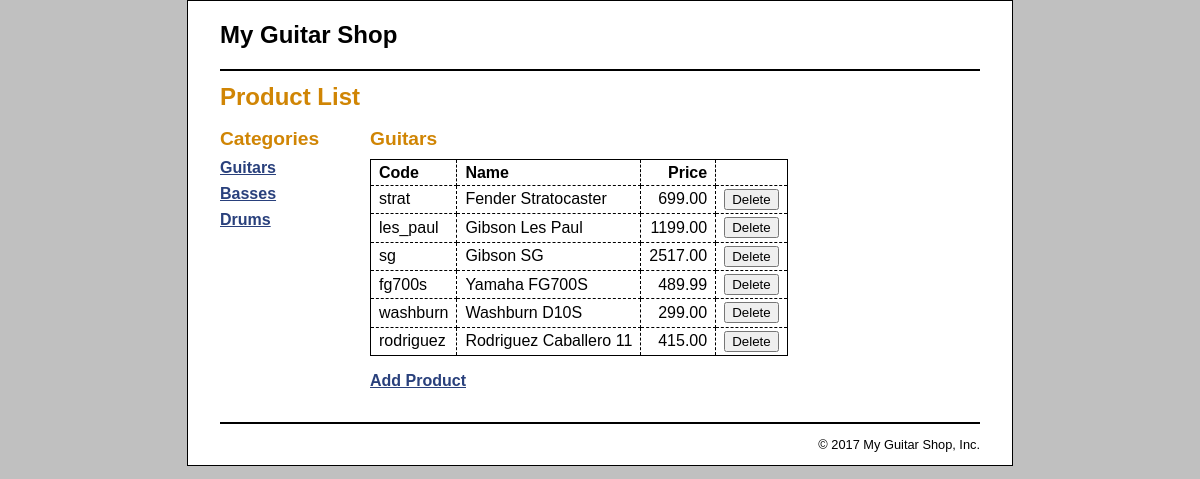
The app's page /product_manager/index.php with its own data.
### tables this page shows
CREATE TABLE `categories` (
  `categoryID` int(11) NOT NULL,
  `categoryName` varchar(255) NOT NULL
);

CREATE TABLE `products` (
  `productID` int(11) NOT NULL,
  `categoryID` int(11) NOT NULL,
  `productCode` varchar(10) NOT NULL,
  `productName` varchar(255) NOT NULL,
  `listPrice` decimal(10,2) NOT NULL
);

### model/category_db.php (called while the page is built, shortened)
<?php
function get_categories() {
    global $db;
    $query = 'SELECT * FROM categories
              ORDER BY categoryID';
    $statement = $db->prepare($query);
    $statement->execute();
    return $statement;
}
function get_category_name($category_id) {
    global $db;
    $query = 'SELECT * FROM categories
              WHERE categoryID = :category_id';
    $statement = $db->prepare($query);
    $statement->bindValue(':category_id', $category_id);
    $statement->execute();
    $category = $statement->fetch();
    $category_name = $category['categoryName'];
    return $category_name;
}
?>

### model/product_db.php (called while the page is built, shortened)
<?php
function get_products_by_category($category_id) {
    global $db;
    $query = 'SELECT * FROM products
              WHERE products.categoryID = :category_id
              ORDER BY productID';
    $statement = $db->prepare($query);
    $statement->bindValue(":category_id", $category_id);
    $statement->execute();
    $products = $statement->fetchAll();
    return $products;
}
?>

### product_manager/product_list.php (the view, shortened to what this page needs)
<?php include '../view/header.php'; ?>
<main>
    <h1>Product List</h1>
    <aside>
        <h2>Categories</h2>
        <nav>
        <ul>
        <?php foreach ($categories as $category) : ?>
            <li>
            <a href="?category_id=<?php echo $category['categoryID']; ?>">
                <?php echo $category['categoryName']; ?>
            </a>
            </li>
        <?php endforeach; ?>
        </ul>
        </nav>
    </aside>
    <section>
        <h2><?php echo $category_name; ?></h2>
        <table>
            <tr>
                <th>Code</th>
                <th>Name</th>
                <th class="right">Price</th>
                <th>&nbsp;</th>
            </tr>
            <?php foreach ($products as $product) : ?>
            <tr>
                <td><?php echo $product['productCode']; ?></td>
                <td><?php echo $product['productName']; ?></td>
                <td class="right"><?php echo $product['listPrice']; ?></td>
                <td><form action="." method="post">
                    <input type="submit" value="Delete">
                </form></td>
            </tr>
            <?php endforeach; ?>
        </table>
        <p class="last_paragraph">
            <a href="?action=show_add_form">Add Product</a>
        </p>
    </section>
</main>
<?php include '../view/footer.php'; ?>

### product_manager/index.php
<?php
require('../model/database.php');
require('../model/product_db.php');
require('../model/category_db.php');
$action = filter_input(INPUT_POST, 'action');
if ($action == NULL) {
    $action = filter_input(INPUT_GET, 'action');
    if ($action == NULL) {
        $action = 'list_products';
    }
}
if ($action == 'list_products') {
    $category_id = filter_input(INPUT_GET, 'category_id',
            FILTER_VALIDATE_INT);
    if ($category_id == NULL || $category_id == FALSE) {
        $category_id = 1;
    }
    $category_name = get_category_name($category_id);
    $categories = get_categories();
    $products = get_products_by_category($category_id);
    include('product_list.php');
} else if ($action == 'delete_product') {
    $product_id = filter_input(INPUT_POST, 'product_id',
            FILTER_VALIDATE_INT);
    $category_id = filter_input(INPUT_POST, 'category_id',
            FILTER_VALIDATE_INT);
    if ($category_id == NULL || $category_id == FALSE ||
            $product_id == NULL || $product_id == FALSE) {
        $error = "Missing or incorrect product id or category id.";
        include('../errors/error.php');
    } else {
        delete_product($product_id);
        header("Location: .?category_id=$category_id");
    }
} else if ($action == 'show_add_form') {
    $categories = get_categories();
    include('product_add.php');
} else if ($action == 'add_product') {
    $category_id = filter_input(INPUT_POST, 'category_id',
            FILTER_VALIDATE_INT);
    $code = filter_input(INPUT_POST, 'code');
    $name = filter_input(INPUT_POST, 'name');
    $price = filter_input(INPUT_POST, 'price', FILTER_VALIDATE_FLOAT);
    if ($category_id == NULL || $category_id == FALSE || $code == NULL ||
            $name == NULL || $price == NULL || $price == FALSE) {
        $error = "Invalid product data. Check all fields and try again.";
        include('../errors/error.php');
    } else {
        add_product($category_id, $code, $name, $price);
        header("Location: .?category_id=$category_id");
    }
}
?>

### view/header.php (shortened to what this page needs)
<!DOCTYPE html>
<html>
<head>
    <link rel="stylesheet" type="text/css"
          href="/book_apps/ch05_guitar_shop/main.css">
</head>
<body>
<header><h1>My Guitar Shop</h1></header>

### view/footer.php
<footer>
    <p class="copyright">
        &copy; <?php echo date("Y"); ?> My Guitar Shop, Inc.
    </p>
</footer>
</body>
</html>

### main.css (style rules this page uses)
html { background-color: rgb(192, 192, 192); }
body { font-family: Arial, Helvetica, sans-serif; width: 760px; margin: 0 auto; padding: 0 2em; background-color: white; border: 1px solid black; }
header { border-bottom: 2px solid black; padding: .5em 0; }
header h1 { color: black; }
aside { float: left; width: 150px; }
section { float: left; width: 500px; }
footer { clear: both; border-top: 2px solid black; }
footer p { text-align: right; font-size: 80%; }
h1 { font-size: 150%; margin: .5em 0; }
h2 { font-size: 120%; margin: .25em 0 .5em; }
h1, h2 { color: rgb(208, 133, 4); }
ul { list-style-type: none; margin: 0; padding-left: 0; padding-bottom: 1em; }
li { padding-bottom: 0.5em; }
a { color: rgb(41, 64, 124); font-weight: bold; }
table { border: 1px solid black; border-collapse: collapse; margin-bottom: 1em; }
td, th { border: 1px dashed black; padding: .2em .5em .2em .5em; text-align: left; }
.right { text-align: right; }
.last_paragraph { margin-bottom: 2em; }

### records on screen
categories: categoryName "Guitars"
categories: categoryName "Basses"
categories: categoryName "Drums"
products: productCode "strat", productName "Fender Stratocaster", listPrice "699.00"
products: productCode "les_paul", productName "Gibson Les Paul", listPrice "1199.00"
products: productCode "sg", productName "Gibson SG", listPrice "2517.00"
products: productCode "fg700s", productName "Yamaha FG700S", listPrice "489.99"
products: productCode "washburn", productName "Washburn D10S", listPrice "299.00"
products: productCode "rodriguez", productName "Rodriguez Caballero 11", listPrice "415.00"
